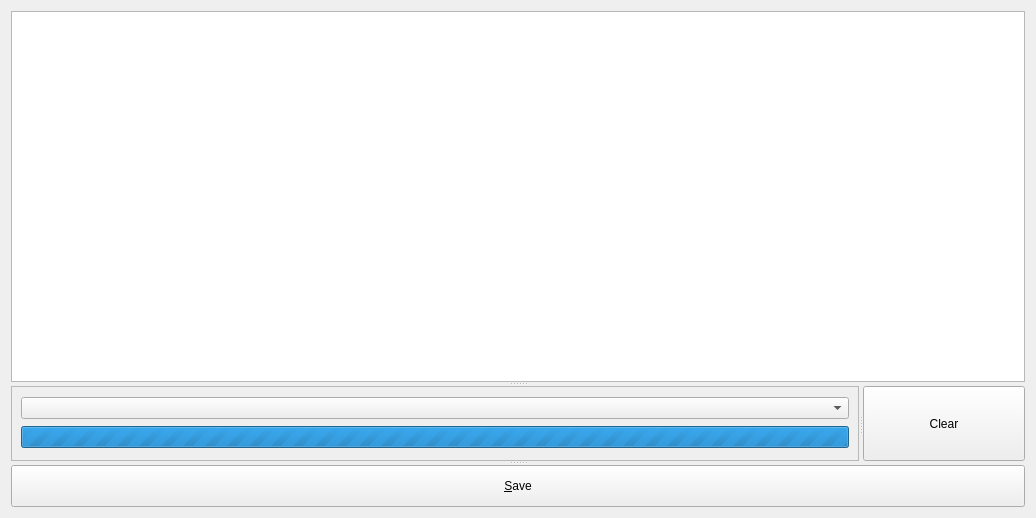
<?xml version="1.0" encoding="UTF-8"?>
<ui version="4.0">
 <class>Form</class>
 <widget class="QWidget" name="Form">
  <property name="geometry">
   <rect>
    <x>0</x>
    <y>0</y>
    <width>1036</width>
    <height>518</height>
   </rect>
  </property>
  <property name="windowTitle">
   <string>Form</string>
  </property>
  <layout class="QGridLayout" name="gridLayout_2">
   <item row="0" column="0">
    <widget class="QSplitter" name="splitter_2">
     <property name="orientation">
      <enum>Qt::Vertical</enum>
     </property>
     <widget class="QTableView" name="tableView"/>
     <widget class="QSplitter" name="splitter">
      <property name="orientation">
       <enum>Qt::Horizontal</enum>
      </property>
      <widget class="QFrame" name="frame">
       <property name="minimumSize">
        <size>
         <width>600</width>
         <height>0</height>
        </size>
       </property>
       <property name="frameShape">
        <enum>QFrame::StyledPanel</enum>
       </property>
       <property name="frameShadow">
        <enum>QFrame::Raised</enum>
       </property>
       <layout class="QGridLayout" name="gridLayout">
        <item row="1" column="0">
         <widget class="QProgressBar" name="progressBar">
          <property name="minimumSize">
           <size>
            <width>400</width>
            <height>0</height>
           </size>
          </property>
          <property name="maximum">
           <number>0</number>
          </property>
          <property name="value">
           <number>0</number>
          </property>
         </widget>
        </item>
        <item row="0" column="0">
         <widget class="QComboBox" name="addresses">
          <property name="enabled">
           <bool>true</bool>
          </property>
         </widget>
        </item>
       </layout>
      </widget>
      <widget class="QPushButton" name="clear">
       <property name="minimumSize">
        <size>
         <width>50</width>
         <height>50</height>
        </size>
       </property>
       <property name="maximumSize">
        <size>
         <width>16777215</width>
         <height>75</height>
        </size>
       </property>
       <property name="text">
        <string>Clear</string>
       </property>
      </widget>
     </widget>
     <widget class="QPushButton" name="save">
      <property name="text">
       <string>&amp;Save</string>
      </property>
     </widget>
    </widget>
   </item>
  </layout>
 </widget>
 <resources/>
 <connections/>
</ui>
